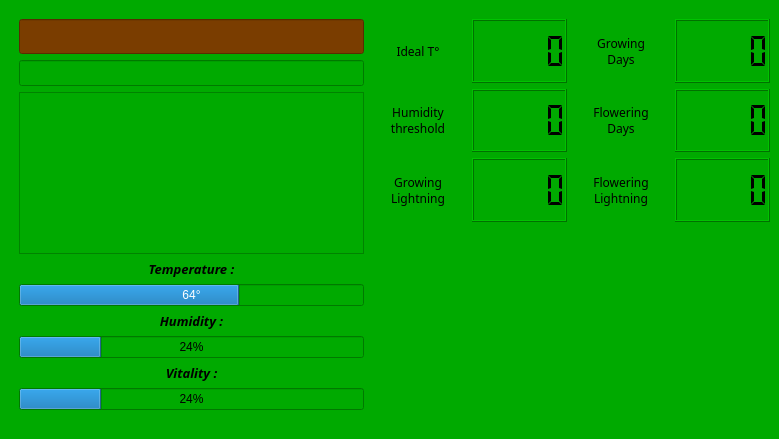
    <widget class="QWidget" name="info_tab">
     <property name="styleSheet">
      <string notr="true">background-color: rgb(0, 170, 0);</string>
     </property>
     <attribute name="title">
      <string>Informations</string>
     </attribute>
     <widget class="QWidget" name="horizontalLayoutWidget">
      <property name="geometry">
       <rect>
        <x>19</x>
        <y>19</y>
        <width>751</width>
        <height>411</height>
       </rect>
      </property>
      <layout class="QHBoxLayout" name="horizontalLayout">
       <item>
        <layout class="QVBoxLayout" name="verticalLayout">
         <item>
          <widget class="QLineEdit" name="plant_name_lineEdit">
           <property name="maximumSize">
            <size>
             <width>400</width>
             <height>16777215</height>
            </size>
           </property>
           <property name="font">
            <font>
             <family>Piboto Condensed</family>
             <pointsize>14</pointsize>
             <weight>75</weight>
             <bold>true</bold>
            </font>
           </property>
           <property name="styleSheet">
            <string notr="true">background-color: rgb(122, 61, 0);
color: rgb(255, 255, 255);bbbbbbb</string>
           </property>
           <property name="alignment">
            <set>Qt::AlignCenter</set>
           </property>
           <property name="readOnly">
            <bool>true</bool>
           </property>
          </widget>
         </item>
         <item>
          <widget class="QLineEdit" name="mode_lineEdit">
           <property name="maximumSize">
            <size>
             <width>400</width>
             <height>16777215</height>
            </size>
           </property>
           <property name="font">
            <font>
             <family>Piboto Condensed</family>
             <pointsize>10</pointsize>
            </font>
           </property>
           <property name="alignment">
            <set>Qt::AlignCenter</set>
           </property>
           <property name="readOnly">
            <bool>true</bool>
           </property>
          </widget>
         </item>
         <item>
          <widget class="QTextEdit" name="plant_desc_textEdit">
           <property name="maximumSize">
            <size>
             <width>400</width>
             <height>16777215</height>
            </size>
           </property>
           <property name="font">
            <font>
             <family>Piboto Condensed</family>
             <pointsize>12</pointsize>
             <italic>true</italic>
            </font>
           </property>
           <property name="readOnly">
            <bool>true</bool>
           </property>
          </widget>
         </item>
         <item>
          <widget class="QLabel" name="temp_lab">
           <property name="maximumSize">
            <size>
             <width>400</width>
             <height>16777215</height>
            </size>
           </property>
           <property name="font">
            <font>
             <family>Piboto Condensed</family>
             <pointsize>10</pointsize>
             <weight>75</weight>
             <italic>true</italic>
             <bold>true</bold>
            </font>
           </property>
           <property name="text">
            <string>Temperature :</string>
           </property>
           <property name="alignment">
            <set>Qt::AlignBottom|Qt::AlignHCenter</set>
           </property>
          </widget>
         </item>
         <item>
          <widget class="QProgressBar" name="progressBar">
           <property name="maximumSize">
            <size>
             <width>400</width>
             <height>16777215</height>
            </size>
           </property>
           <property name="minimum">
            <number>-10</number>
           </property>
           <property name="maximum">
            <number>40</number>
           </property>
           <property name="value">
            <number>22</number>
           </property>
           <property name="format">
            <string>%p°</string>
           </property>
          </widget>
         </item>
         <item>
          <widget class="QLabel" name="humidity_lab">
           <property name="maximumSize">
            <size>
             <width>400</width>
             <height>16777215</height>
            </size>
           </property>
           <property name="font">
            <font>
             <family>Piboto Condensed</family>
             <pointsize>10</pointsize>
             <weight>75</weight>
             <italic>true</italic>
             <bold>true</bold>
            </font>
           </property>
           <property name="text">
            <string>Humidity :</string>
           </property>
           <property name="alignment">
            <set>Qt::AlignBottom|Qt::AlignHCenter</set>
           </property>
          </widget>
         </item>
         <item>
          <widget class="QProgressBar" name="progressBar_2">
           <property name="maximumSize">
            <size>
             <width>400</width>
             <height>16777215</height>
            </size>
           </property>
           <property name="value">
            <number>24</number>
           </property>
          </widget>
         </item>
         <item>
          <widget class="QLabel" name="vitality_lab">
           <property name="maximumSize">
            <size>
             <width>400</width>
             <height>16777215</height>
            </size>
           </property>
           <property name="font">
            <font>
             <family>Piboto Condensed</family>
             <pointsize>10</pointsize>
             <weight>75</weight>
             <italic>true</italic>
             <bold>true</bold>
            </font>
           </property>
           <property name="text">
            <string>Vitality :</string>
           </property>
           <property name="alignment">
            <set>Qt::AlignBottom|Qt::AlignHCenter</set>
           </property>
          </widget>
         </item>
         <item>
          <widget class="QProgressBar" name="progressBar_3">
           <property name="maximumSize">
            <size>
             <width>400</width>
             <height>16777215</height>
            </size>
           </property>
           <property name="styleSheet">
            <string notr="true"/>
           </property>
           <property name="value">
            <number>24</number>
           </property>
           <property name="invertedAppearance">
            <bool>false</bool>
           </property>
          </widget>
         </item>
         <item>
          <spacer name="verticalSpacer_7">
           <property name="orientation">
            <enum>Qt::Vertical</enum>
           </property>
           <property name="sizeType">
            <enum>QSizePolicy::Fixed</enum>
           </property>
           <property name="sizeHint" stdset="0">
            <size>
             <width>20</width>
             <height>20</height>
            </size>
           </property>
          </spacer>
         </item>
        </layout>
       </item>
       <item>
        <layout class="QVBoxLayout" name="verticalLayout_6">
         <item>
          <layout class="QGridLayout" name="gridLayout_5">
           <item row="1" column="0">
            <widget class="QLabel" name="watering_lcd_lab">
             <property name="font">
              <font>
               <family>Piboto Condensed</family>
              </font>
             </property>
             <property name="text">
              <string>Humidity
threshold</string>
             </property>
             <property name="alignment">
              <set>Qt::AlignCenter</set>
             </property>
            </widget>
           </item>
           <item row="0" column="0">
            <widget class="QLabel" name="temp_lcd_lab">
             <property name="font">
              <font>
               <family>Piboto Condensed</family>
              </font>
             </property>
             <property name="text">
              <string>Ideal T°</string>
             </property>
             <property name="alignment">
              <set>Qt::AlignCenter</set>
             </property>
            </widget>
           </item>
           <item row="1" column="2">
            <widget class="QLabel" name="flowering_days_lcd_lab">
             <property name="font">
              <font>
               <family>Piboto Condensed</family>
              </font>
             </property>
             <property name="text">
              <string>Flowering
Days</string>
             </property>
             <property name="alignment">
              <set>Qt::AlignCenter</set>
             </property>
            </widget>
           </item>
           <item row="2" column="1">
            <widget class="QLCDNumber" name="growing_lightning_lcdNumber">
             <property name="segmentStyle">
              <enum>QLCDNumber::Flat</enum>
             </property>
            </widget>
           </item>
           <item row="1" column="1">
            <widget class="QLCDNumber" name="watering_lcdNumber">
             <property name="segmentStyle">
              <enum>QLCDNumber::Flat</enum>
             </property>
            </widget>
           </item>
           <item row="0" column="2">
            <widget class="QLabel" name="growing_days_lcd_lab">
             <property name="font">
              <font>
               <family>Piboto Condensed</family>
              </font>
             </property>
             <property name="text">
              <string>Growing
Days</string>
             </property>
             <property name="alignment">
              <set>Qt::AlignCenter</set>
             </property>
            </widget>
           </item>
           <item row="0" column="1">
            <widget class="QLCDNumber" name="temp_lcdNumber">
             <property name="segmentStyle">
              <enum>QLCDNumber::Flat</enum>
             </property>
            </widget>
           </item>
           <item row="2" column="0">
            <widget class="QLabel" name="growing_light_lcd_lab">
             <property name="font">
              <font>
               <family>Piboto Condensed</family>
              </font>
             </property>
             <property name="text">
              <string>Growing
Lightning</string>
             </property>
             <property name="alignment">
              <set>Qt::AlignCenter</set>
             </property>
            </widget>
           </item>
           <item row="2" column="2">
            <widget class="QLabel" name="flowering_light_lcd_lab">
             <property name="font">
              <font>
               <family>Piboto Condensed</family>
              </font>
             </property>
             <property name="text">
              <string>Flowering
Lightning</string>
             </property>
             <property name="alignment">
              <set>Qt::AlignCenter</set>
             </property>
            </widget>
           </item>
           <item row="0" column="3">
            <widget class="QLCDNumber" name="growing_days_lcdNumber">
             <property name="segmentStyle">
              <enum>QLCDNumber::Flat</enum>
             </property>
            </widget>
           </item>
           <item row="1" column="3">
            <widget class="QLCDNumber" name="flowering_days_lcdNumber">
             <property name="segmentStyle">
              <enum>QLCDNumber::Flat</enum>
             </property>
            </widget>
           </item>
           <item row="2" column="3">
            <widget class="QLCDNumber" name="flowering_lightning_lcdNumber">
             <property name="segmentStyle">
              <enum>QLCDNumber::Flat</enum>
             </property>
            </widget>
           </item>
          </layout>
         </item>
         <item>
          <widget class="QLabel" name="picture_lab">
           <property name="minimumSize">
            <size>
             <width>400</width>
             <height>0</height>
            </size>
           </property>
           <property name="text">
            <string/>
           </property>
          </widget>
         </item>
        </layout>
       </item>
      </layout>
     </widget>
    </widget>
